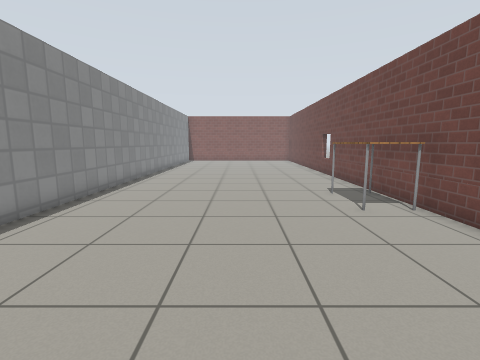
view 1 (above)

22 first-person views from a walk through a Gazebo world. The camera is 1 m above the floor, tilts 8° down and sees 85° across. The floor is counted in squares, 0.5 m on a side. Each view is taken from the middle of a square. On the plan, view 1 faces up. The plan holds only what a view shows up to about 16 squares ahead; the rest is blank. The place goes on beyond the plan. Robots are left out. Gazebo's built-in surfaces are drawn with simple patterns.

view 2
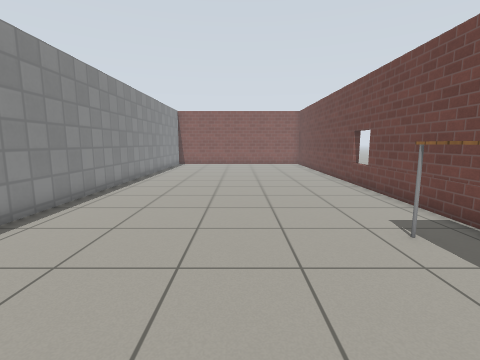

view 3
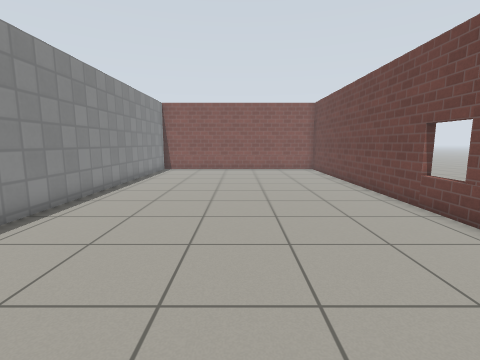

view 4
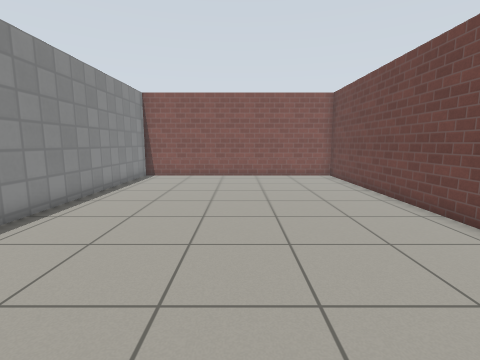

view 5
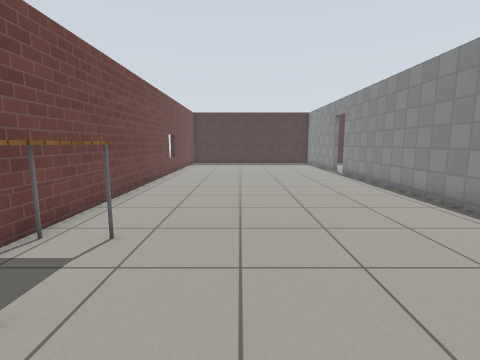

view 6
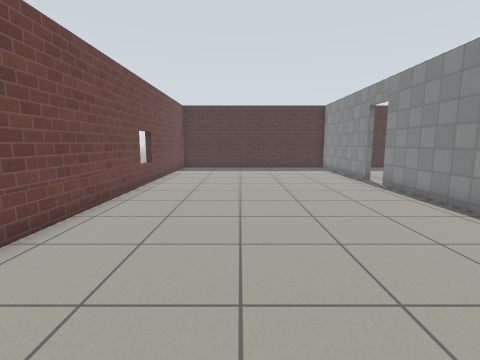

view 7
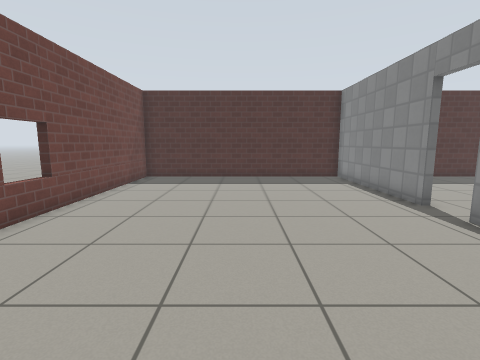

view 8
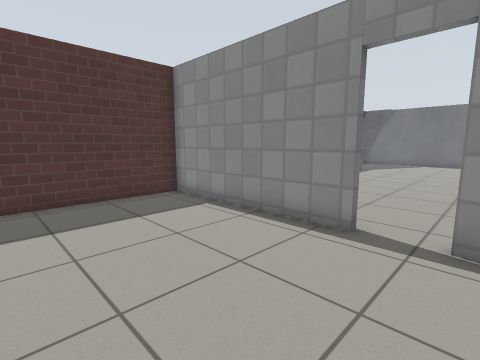

view 9
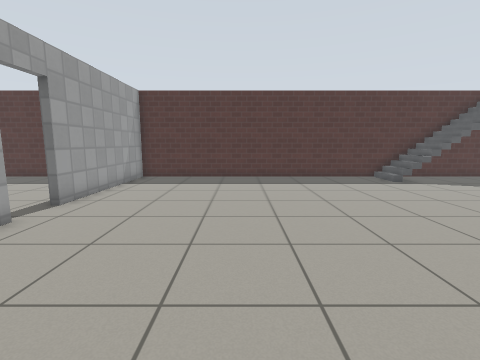

view 10
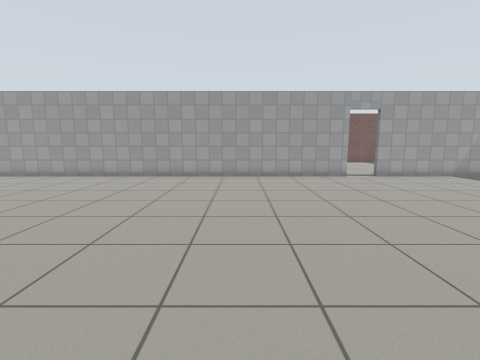

view 11
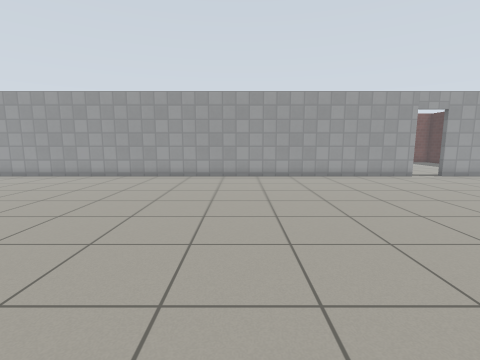

view 12
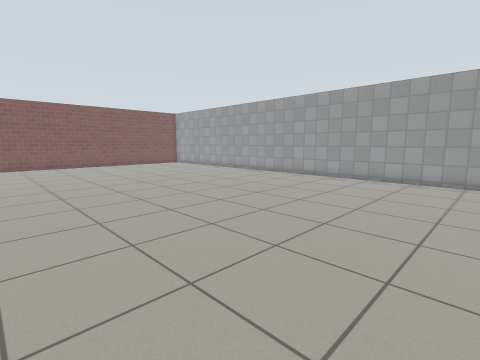

view 13
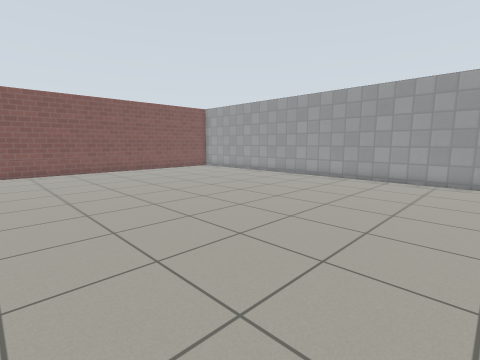

view 14
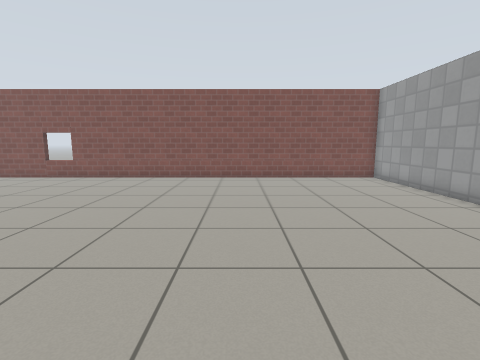

view 15
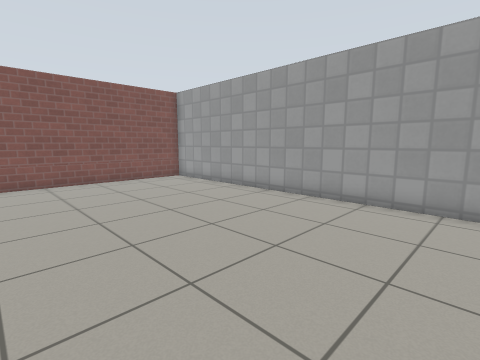

view 16
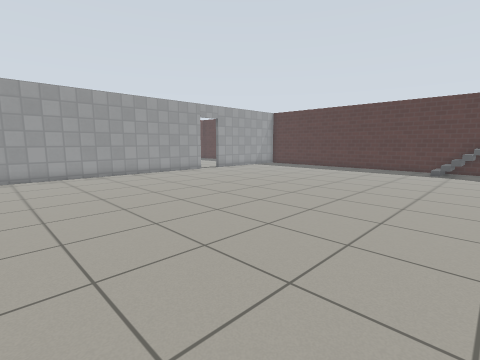

view 17
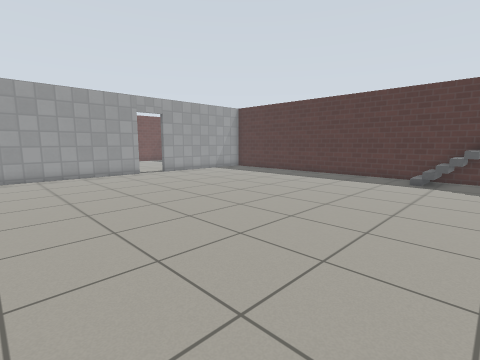

view 18
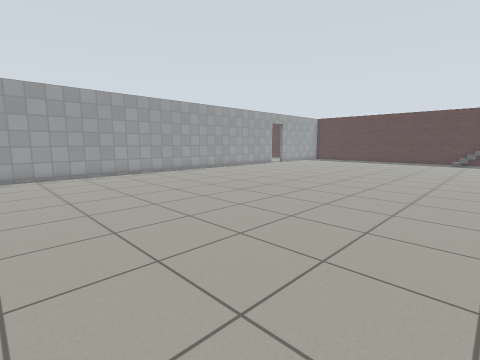

view 19
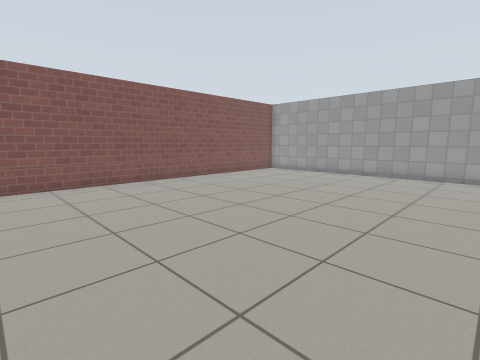

view 20
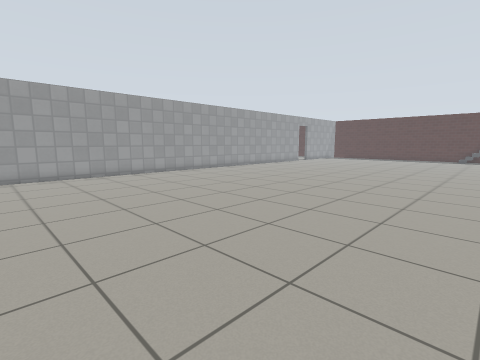

view 21
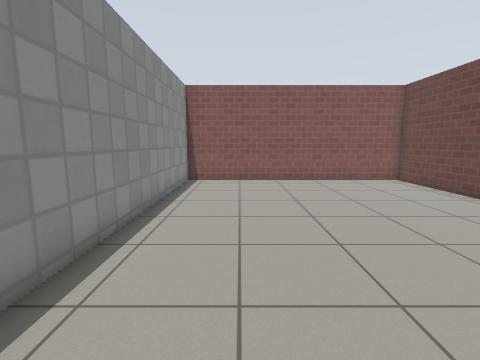

view 22
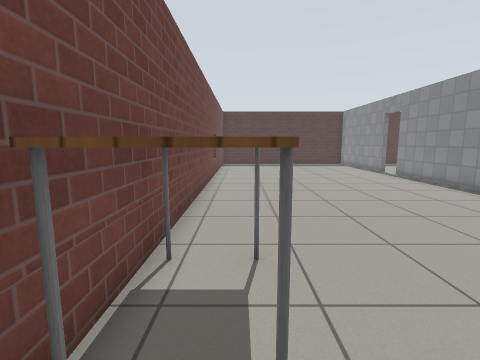

### Floor plan
Points are (right, up) in squares from view 1. A wall is a line through its corners. A room is listed if a view was taken in it or the views show most of it. See-through windows are left out.
Room 1 (views 1, 2, 3, 4, 5, 6, 7, 8, 21, 22)
walls: (-5.9, -6.3) (-5.9, -13.6) (5.6, -13.6) (5.6, 30.3) (-5.9, 30.3) (-5.9, -4.5)
ways out: open door at (-6, -5.5) to room 2
objects: table (4, 8) to (5, 11)
Room 2 (views 9, 10, 11, 12, 13, 14, 15, 16, 17, 18, 19, 20)
walls: (-6.2, -4.6) (-6.2, 30.3) (-23.5, 30.3); (-23.5, -13.6) (-6.2, -13.6) (-6.2, -6.3)
ways out: open door at (-6, -5.5) to room 1
objects: stairs (-23, -11) to (-21, -11)

Positions as (right, up) in squares from view 1, and headings:
1: (0, 0), facing up
2: (0, 5), facing up
3: (0, 10), facing up
4: (0, 14), facing up
5: (1, 13), facing down
6: (1, 8), facing down
7: (0, 2), facing down
8: (0, -4), facing down-left
9: (-12, 2), facing down
10: (-22, 2), facing right
11: (-22, 6), facing right
12: (-21, 6), facing up-right
13: (-21, 11), facing up-right
14: (-14, 15), facing up
15: (-15, 16), facing up-right
16: (-23, 8), facing down-right
17: (-23, 3), facing down-right
18: (-23, 17), facing down-right
19: (-23, 17), facing up-right
20: (-23, 22), facing down-right
21: (-3, 16), facing up
22: (4, 12), facing down
